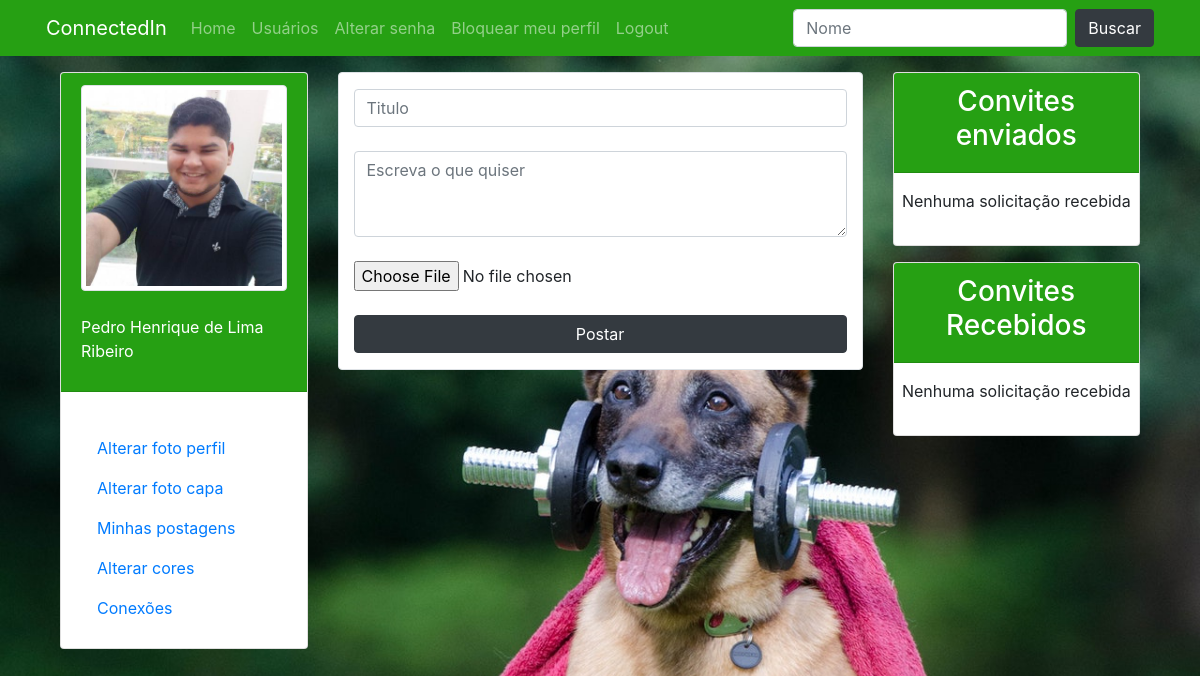
The page / (signed in) on the database its author committed.
### perfis/models.py (models this page shows, shortened)
class Perfil(models.Model):
    nome = models.CharField(max_length=255, null=False)
    telefone = models.CharField(max_length=15, null= False)
    nome_empresa = models.CharField(max_length=255, null=False)
    imagem_perfil = models.ImageField(null=True, blank=True, upload_to='uploads/fotoperfil/')
    imagem_capa = models.ImageField(null=True, blank=True, upload_to='uploads/fotocapa/')
    cor = models.CharField(max_length=10, default='#455A64')
    contatos = models.ManyToManyField('self')
    usuario = models.OneToOneField(User, related_name='perfil', on_delete=models.CASCADE)

### perfis/views.py (the view)
# urls.py: path('', views.index, name='index'),
@login_required(login_url='login')
def index(request):
    dados = {}
    dados['perfis'] = Perfil.objects.all()
    dados['perfil_logado'] = request.user.perfil
    dados['timeline'] = selecionar_posts_de_amigos(request)
    return render(request, 'index.html', dados)

### perfis/views.py (called while the page is built)
def selecionar_posts_de_amigos(request):
    perfil_logado = request.user.perfil
    amigos = perfil_logado.contatos.all()
    posts = []
    for amigo in amigos:
        posts.extend(list(amigo.posts.all()))
    posts.sort(key=lambda x: x.data_postagem, reverse=True)
    return posts

### perfis/templates/index.html (shortened to what this page needs)
{% extends 'base.html' %}
{% load static %}
{% block main %}
    <div class="container bg-white py-3 border rounded">
        <form method="POST" action="{% url 'postagem' %}" enctype="multipart/form-data">
            <input type="text" name="titulo" class="form-control" placeholder="Titulo"><br>
            <textarea name="texto" class="form-control" rows="3" placeholder="Escreva o que quiser"></textarea><br>
            <input name="imagem" type="file" class="form-control-file"><br>
            <button class="btn btn-dark full-w">Postar</button>
        </form>
    </div>
{% endblock %}

### perfis/templates/base.html (shortened to what this page needs)
{% load static %}
<!DOCTYPE html>
<html lang="pt-br">
<head>
    <link rel="stylesheet" href="https://stackpath.bootstrapcdn.com/bootstrap/4.3.1/css/bootstrap.min.css"
>
    <link rel="stylesheet" href="{% static '/css/estilo.css' %}">
</head>
<body style="{% if perfil_logado.imagem_capa %} background: url('/media/{{ perfil_logado.imagem_capa }}'); {% else %} background: #CFD8DC; {% endif %}
                background-repeat: no-repeat;
                background-size: cover;
                background-position: center;
                background-attachment: fixed;">
    <div class="navbar-dark" style="background: {{ perfil_logado.cor }};">
        <nav class="navbar container navbar-expand-lg">
            <a class="navbar-brand" href="/">ConnectedIn</a>
            <div class="collapse navbar-collapse" id="navbarSupportedContent">
                <ul class="navbar-nav mr-auto">
                    <li class="nav-item">
                        <a class="nav-link" href="/">Home</a>
                    </li>
                    <li class="nav-item">
                        <a class="nav-link" href="{% url 'buscar_usuario' %}">Usuários</a>
                    </li>
                    <li class="nav-item">
                        <a class="nav-link" href="{% url 'alterar_senha' %}">Alterar senha</a>
                    </li>
                    <li class="nav-item">
                        <a class="nav-link" href="{% url 'bloquear_meu_user' %}">Bloquear meu perfil</a>
                    </li>
                    <li class="nav-item">
                        <a class="nav-link" href="{% url 'deslogar' %}">Logout</a>
                    </li>
                </ul>
                <form method="POST" action="{% url 'buscar_usuario' %}" class="form-inline my-2 my-lg-0">
                    <input class="form-control mr-sm-2" type="search" name="busca" placeholder="Nome">
                    <button class="btn btn-dark my-2 my-sm-0" type="submit">Buscar</button>
                </form>
            </div>
        </nav>
    </div>
    <main class="mx-0 index">
        <div class="row container">
            <section class="col col-sm-12 col-md-3 py-3 opcoes-do-usuario">
                <div class="card">
                    <div class="card-header center-center" style="background: {{ perfil_logado.cor }};"
                        data-toggle="tooltip" data-placement="bottom" title="Alterar foto do perfil">
                        <img src="{% if perfil_logado.imagem_perfil %} /media/{{ perfil_logado.imagem_perfil }}
                        {% else %} {% static 'media/img/user.png' %} {% endif %}" alt="Usuário" width="100%"
                            class="img-fluid img-thumbnail"><br>
                        <p class="text-white">{{ perfil_logado.nome }}</p>
                    </div>
                    <div class="card-body">
                        <ul class="nav flex-column mt-3">
                            <li class="nav-item"> <a class="nav-link" href="" data-toggle="modal"
                                    data-target="#alterarFotoPerfil">Alterar foto perfil</a> </li>
                            <li class="nav-item"> <a class="nav-link" href="" data-toggle="modal"
                                    data-target="#alterarFotoCapa">Alterar foto capa</a> </li>
                            <li class="nav-item">
                                <a class="nav-link" href="{% url 'minhas_postagens' %}">Minhas postagens</a>
                            </li>
                            <li class="nav-item"> <a class="nav-link" href="" data-toggle="modal"
                                    data-target="#alterarCorPerfil">Alterar cores</a> </li>
                            <li class="nav-item"> <a class="nav-link" href="{% url 'conexoes' %}">Conexões</a> </li>
                        </ul>
                    </div>
                </div>
            </section>
            <div class="timeline col col-sm-12 col-md-6 mt-3">
                {% block main %}
                {% endblock %}
            </div>
            <aside class="col col-sm-12 col-md-3 py-3">
                <div class="bg-white card">
                    <div class="card-header text-white" style="background: {{ perfil_logado.cor }};">
                        <h3 class="text-center">Convites enviados</h3>
                    </div>
                    <div class="card-body px-0 py-0">
                        {% if perfil_logado.convites_feitos.all %}
                        <ul class="list-group">
                            <p class="text-center px-1 pt-3">
                                você possui {{ perfil_logado.convites_feitos.count }}
                                convite{{ perfil_logado.convites_feitos.count|pluralize }}
                            </p>
                            {% for convite in perfil_logado.convites_feitos.all %}
                            <li class="list-group-item text-center">{{ convite.convidado.nome }} <br>
                                <a href="{% url 'rejeitar' convite.id %}"
                                    class="float-center btn btn-danger full-w">cancelar</a></li>
                            {% endfor %}
                        </ul>
                        <a href="#" class="btn btn-light full-w"">Ver todos</a>
                            {% else %}
                            <p class=" px-2 py-3 text-center">Nenhuma solicitação recebida</p>
                            {% endif %}
                    </div>
                </div>
                <div class="mt-3 card bg-white">
                    <div class="card-header text-white" style="background: {{ perfil_logado.cor }};">
                        <h3 class="text-center">Convites Recebidos</h3>
                    </div>
                    <div class="card-body px-0 py-0">
                        {% if perfil_logado.convites_recebidos.all %}
                        <ul class="list-group list-group-flush bg-light">
                            <p class="text-center px-1 pt-3">
                                Você possui
                                {{ perfil_logado.convites_recebidos.count }}
                                convite{{ perfil_logado.convites_recebidos.count|pluralize }}
                            </p>
                            {% for convite in perfil_logado.convites_recebidos.all %}
                            <a class="list-group-item list-group-item-action list-group-item-light full-w text-center" href="{% url 'exibir' convite.solicitante.id %}">
                                {{ convite.solicitante.nome }}
                            </a>
                            <li class="list-group-item full-w text-center mb-1">
                                <a href="/perfil/{{ convite.id }}/aceitar"
                                    class="float-center btn btn-success">Aceitar</a> <a
                                    href="/perfil/{{ convite.id }}/rejeitar"
                                    class="float-center btn btn-danger">Rejeitar</a>
                            </li>
                            {% endfor %}
                        </ul>
                        <a href="#" class="btn btn-light full-w">Ver todos</a>
                        {% else %}
                        <p class="px-2 py-3 text-center">Nenhuma solicitação recebida</p>
                        {% endif %}
                    </div>
                </div>
            </aside>
        </div>
    </main>
</body>
</html>

### perfis/static/css/estilo.css (style rules this page uses)
html, body { height: 100%; }
main.index { min-height: calc(100% - 56px); display: flex; flex-direction: row; justify-content: center; }
.timeline { height: 100%; }
.opcoes-do-usuario { display: flex; flex-direction: column; justify-content: flex-start; align-items: center; }
.center-center { display: flex; flex-direction: column; justify-content: center; align-items: center; }
.full-w { width: 100%; }

### rows shown on the page
Perfil: imagem_perfil (picture), nome "Pedro Henrique de Lima Ribeiro"
